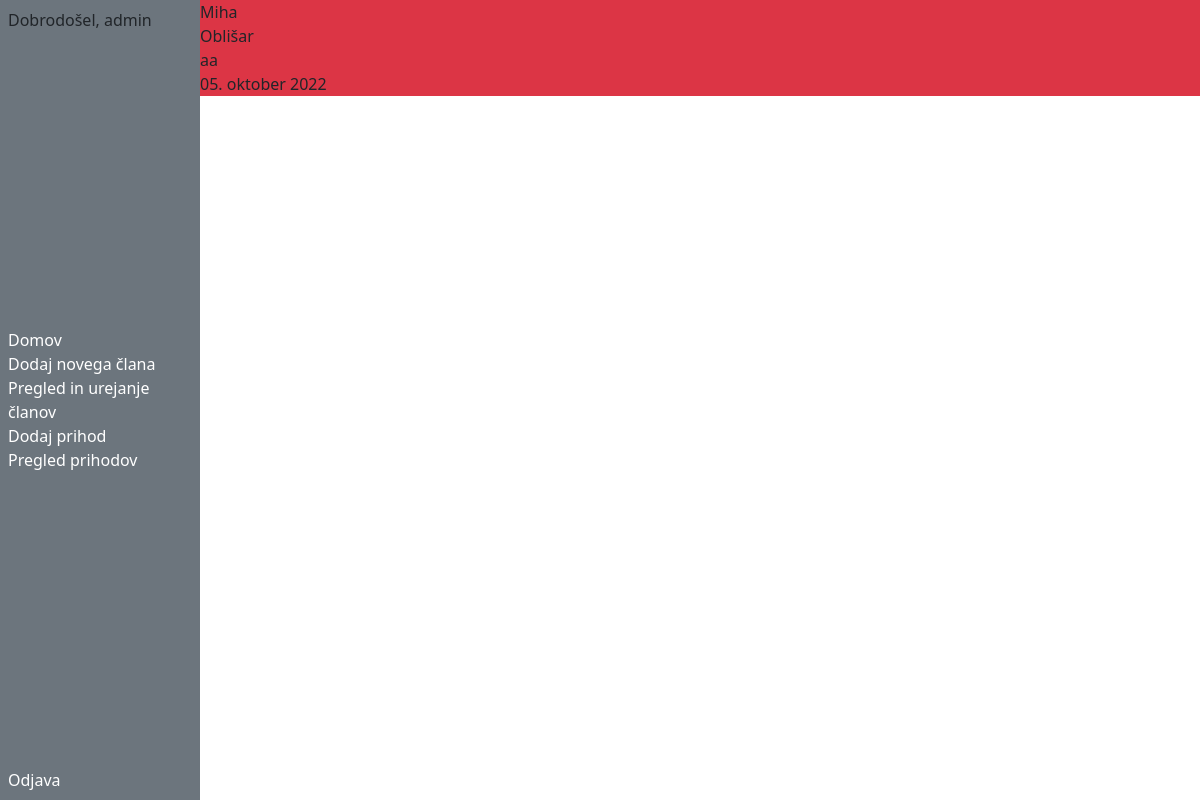
Before: /worker/2 (signed in) with the older database file.
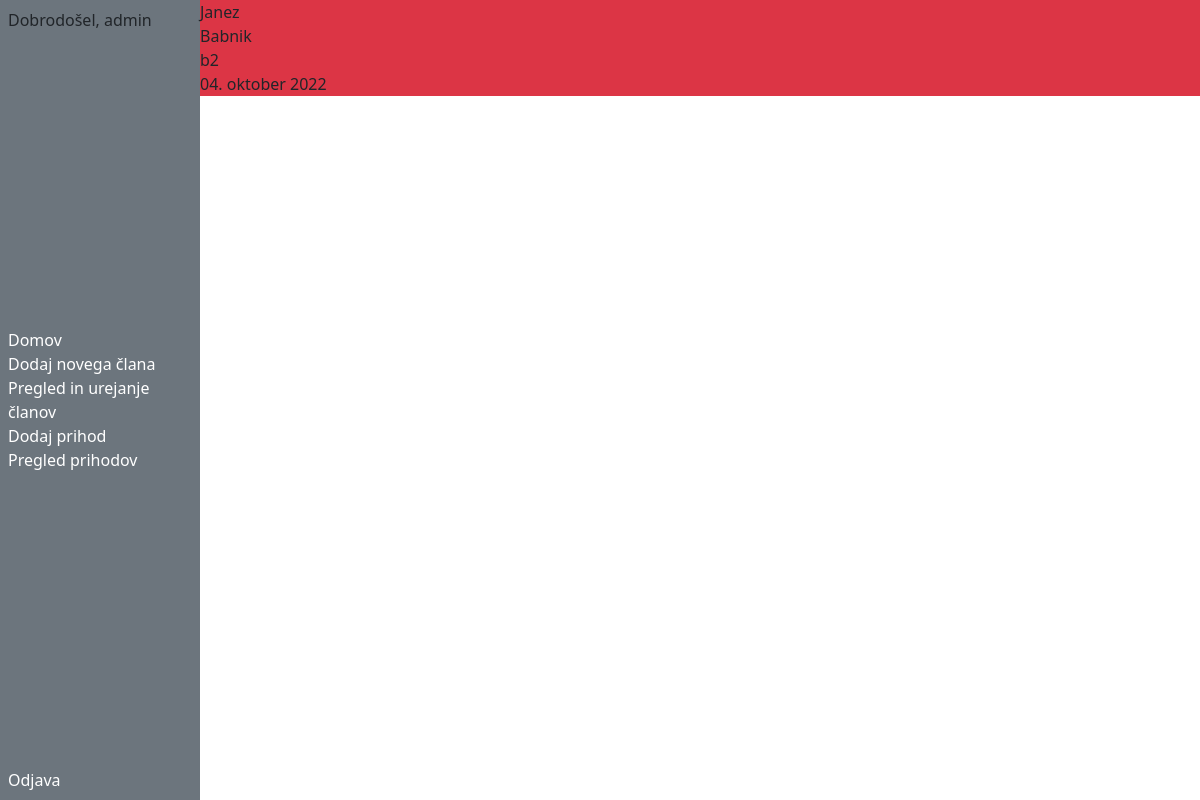
After: the same page with the newer database file.
### workevidence/models.py (models this page shows, shortened)
class Worker(models.Model):
    first_name = models.CharField(max_length=20)
    last_name = models.CharField(max_length=20)
    date_of_birth = models.DateField(blank=True, null=True)
    card_id = models.CharField(max_length=20,blank=True,null=True,unique=True)
    created_date = models.DateTimeField(default=timezone.now)

### workevidence/views.py (the view)
# urls.py: path('worker/<int:pk>', views.workerDetails, name='worker_detail'),
def workerDetails(request,pk):
    worker = get_object_or_404(Worker, pk=pk)
    return render(request, 'worker_detail.html', {'worker': worker})

### workevidence/templates/worker_detail.html
{% extends 'base.html' %} {% block content %}
<div class="d-flex flex-column border-3 border-danger bg-danger">
  <p class="m-0">{{ worker.first_name}}</p>
  <p class="m-0">{{ worker.last_name}}</p>
  <p class="m-0">{{ worker.card_id }}</p>
  <p class="m-0">{{ worker.date_of_birth }}</p>
</div>
{% endblock %}

Changed rows visible on the page:
changed Worker: first_name "Miha" → "Janez"; last_name "Oblišar" → "Babnik"; card_id "aa" → "b2"; date_of_birth "05. oktober 2022" → "04. oktober 2022"
